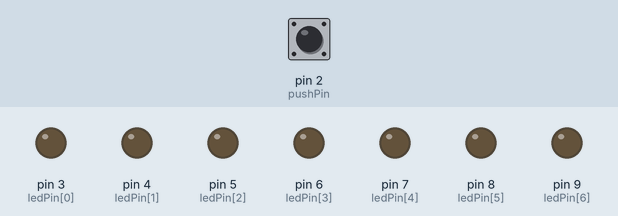
Recording of a sketch running on a simulated Arduino Uno, built with avr-gcc and run on an emulated ATmega328P. On the bench: output pins drawn as LEDs (lit = HIGH). The test bench sets the inputs (shaded band); at power-on: pin 2 (pushPin) LOW. Random numbers use the default seed unless the sketch sets one.

Above: at 1.2 s.
1.3 s: pin 2 (pushPin) pulled HIGH for 0.15 s
At 3.1 s:
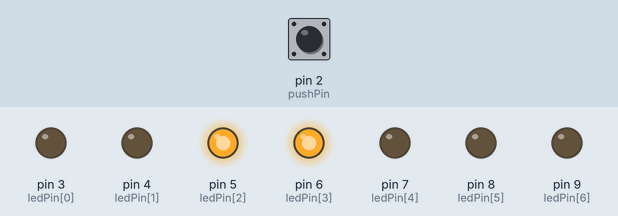
At 3.7 s:
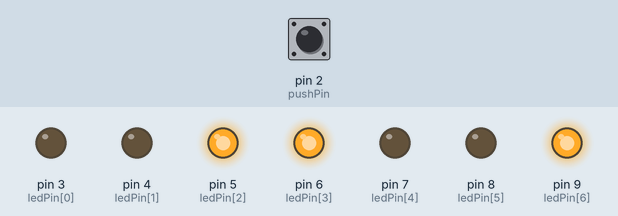
4.3 s: pin 2 (pushPin) pulled HIGH for 3.2 s
At 12.9 s:
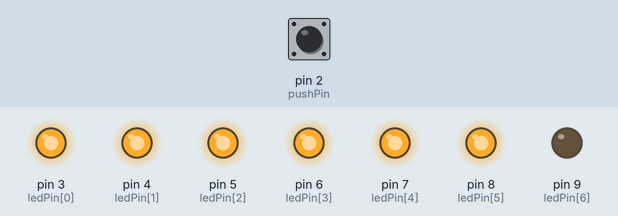
Timing chart, 0 to 14.4 s (numbered marks = the images above; inputs shaded):
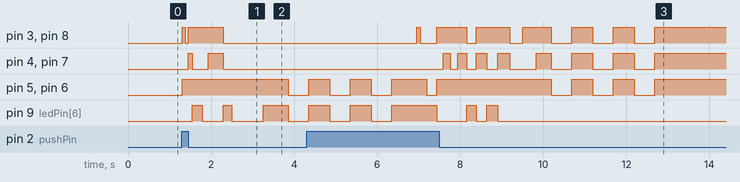

Measured:
- after the input at 1.3 s, pin 3 (ledPin[0]): LOW → HIGH at once, → LOW 0.08 s later, → HIGH 0.07 s later, → LOW 0.84 s later; pin 4 (ledPin[1]): LOW → HIGH after 0.15 s, → LOW 0.09 s later, → HIGH 0.39 s later, → LOW 0.36 s later
- after the input at 4.3 s, pin 4 (ledPin[1]), pin 7 (ledPin[4]): LOW → HIGH after 3.3 s, → LOW 0.17 s later, → HIGH 0.19 s later, → LOW 0.21 s later, … (15 changes in this stretch)

The sketch:

LED_Dice.ino
```cpp
int ledPin[7] = {3, 4, 5, 6, 7, 8, 9}; // LED 연결 핀 번호 초기화

int diceData[7][7] = {
  {0, 0, 0, 0, 0, 0, 1},  // 1
  {0, 0, 1, 1, 0, 0, 0},  // 2
  {0, 0, 1, 1, 0, 0, 1},  // 3
  {1, 0, 1, 1, 0, 1, 0},  // 4
  {1, 0, 1, 1, 0, 1, 1}, // 5
  {1, 1, 1, 1, 1, 1, 0},  // 6
  {0, 0, 0, 0, 0, 0, 0}   // LED OFF
};

int pushPin = 2;  // 푸시 버튼 2번 핀에 연결
int ledOff = 6;   // LED OFF. 배열 행 초기

void setup() {
  for (int i = 0; i < 7; i++) {
    pinMode(ledPin[i], OUTPUT); // 3~9번 핀 출력 설정
    digitalWrite(ledPin[i], LOW); // 3~9번 핀 LED OFF
  }

  pinMode(pushPin, INPUT);  // 푸시 버튼 2번 핀 입력 설정
  randomSeed(analogRead(0));  // 난수 입력 초기화
}

void loop() {
  int randLed = 0;
  int rollcnt = random(10, 20); // 10~19 사이 랜덤 수 저장

  if (digitalRead(pushPin)) { // 푸시 버튼이 눌려지면
    for (int i = 0; i < rollcnt; i++) { // rollcnt 값만큼 반복
      randLed = random(0, 6); // 0~5 사이 랜덤 수 저장
      diceLed(randLed); // 주사위 숫자 호출
      delay(30 + i * 20); // 점점 느려짐
    }

    for (int j = 0; j < 3; j++) { // 세 번 반복
      diceLed(ledOff);  // 주사위 LED OFF
      delay(500); // 500ms 지연
      diceLed(randLed); // randLed 값 LED ON
      delay(500); // 500ms 지연
    }
  }
  delay(100);
}

void diceLed(int ledOn) { // 주사위 값 LED ON
  for (int i = 0; i < 7; i++) {
    digitalWrite(ledPin[i], diceData[ledOn][i]);
  }
}
```
